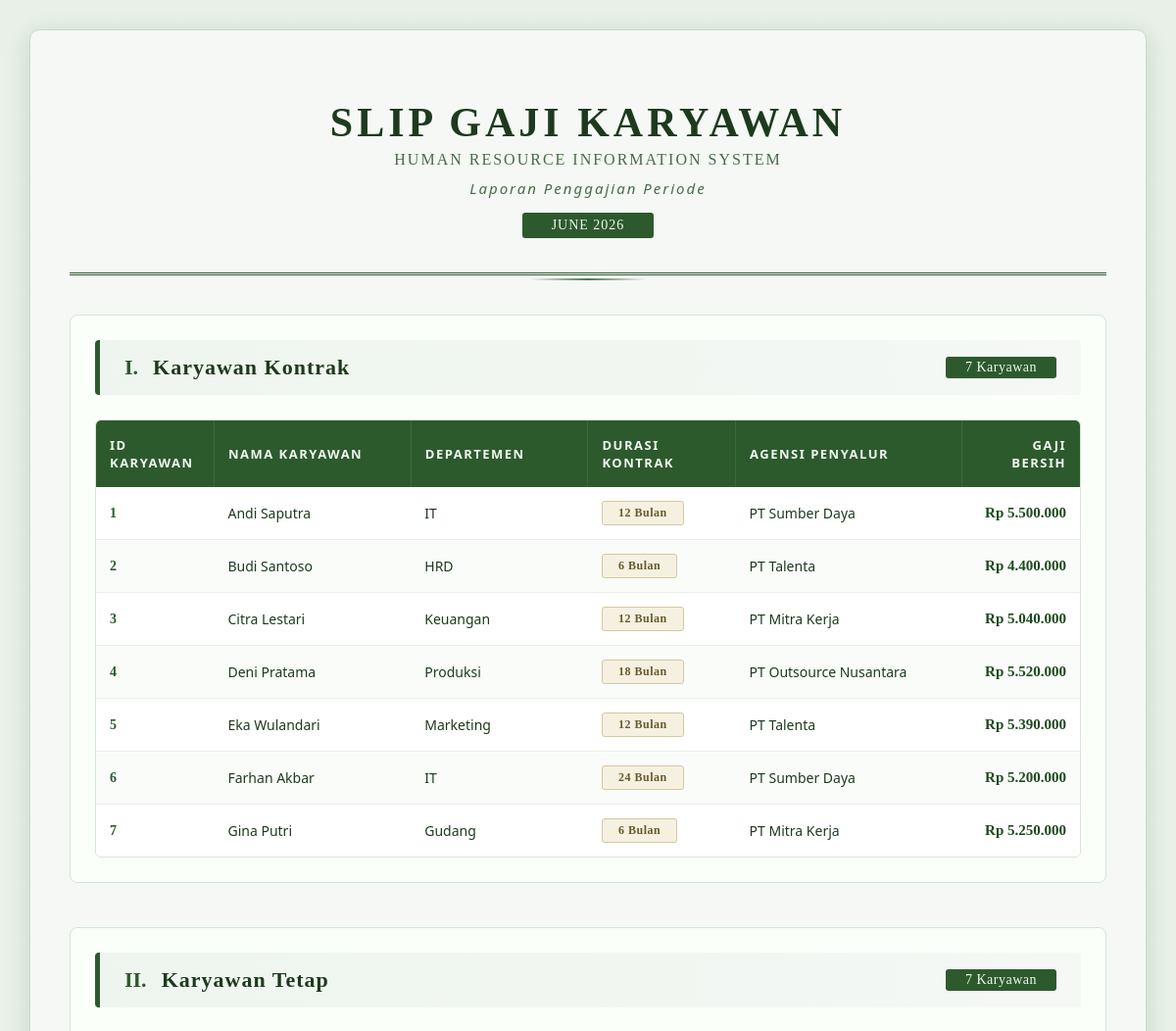
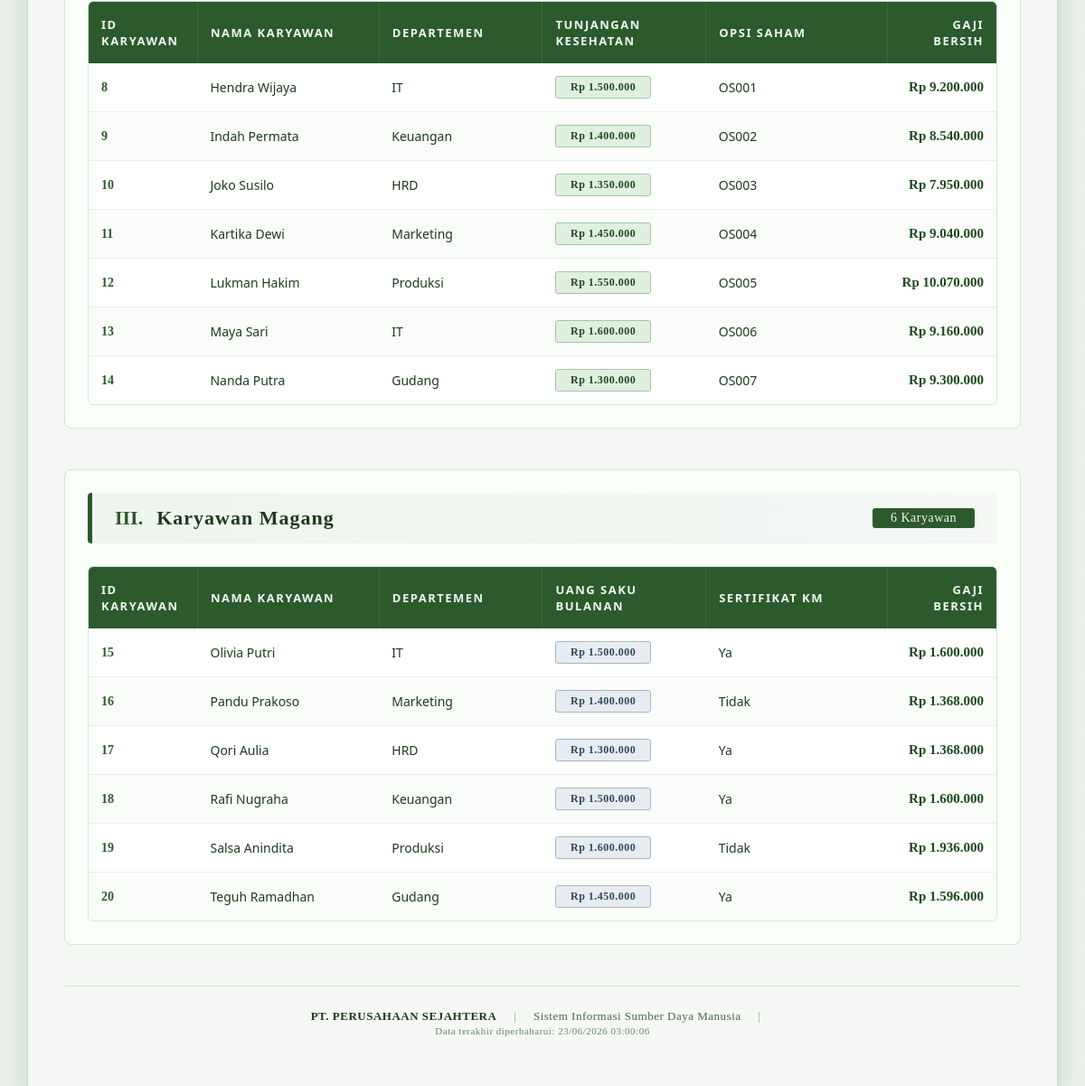
The page / on the database its author committed (2 pictures, top to bottom).
### tables this page shows
CREATE TABLE `tabel_karyawan` (
  `id_karyawan` int NOT NULL,
  `nama_karyawan` varchar(100) NOT NULL,
  `departemen` varchar(50) NOT NULL,
  `hari_kerja_masuk` int NOT NULL,
  `gaji_dasar_per_hari` decimal(10,2) NOT NULL,
  `jenis_karyawan` enum('Kontrak','Tetap','Magang') NOT NULL,
  `durasi_kontrak_bulan` int DEFAULT NULL,
  `agensi_penyalur` varchar(100) DEFAULT NULL,
  `tunjangan_kesehatan` decimal(12,2) DEFAULT NULL,
  `opsi_saham_id` varchar(50) DEFAULT NULL,
  `uang_saku_bulanan` decimal(12,2) DEFAULT NULL,
  `sertifikat_kampus_merdeka` varchar(50) DEFAULT NULL
);

### classes/KaryawanKontrak.php (called while the page is built, shortened)
<?php
require_once 'Karyawan.php';
class KaryawanKontrak extends Karyawan
{
    public function getKaryawanKontrak()
    {
        $db = new Koneksi();
        $conn = $db->getConnection();
        return $conn->query(
            "SELECT * FROM tabel_karyawan
             WHERE jenis_karyawan='Kontrak'"
        );
    }
    public function hitungGajiBersih()
    {
        return $this->hariKerjaMasuk * $this->gajiDasarPerHari;
    }
}

### classes/Karyawan.php (called while the page is built, shortened)
<?php
abstract class Karyawan
{
    public function __construct(
        $id_karyawan,
        $nama_karyawan,
        $departemen,
        $hariKerjaMasuk,
        $gajiDasarPerHari
    ) {
        $this->hariKerjaMasuk = $hariKerjaMasuk;
        $this->gajiDasarPerHari = $gajiDasarPerHari;
    }
}
?>

### classes/KaryawanTetap.php (called while the page is built, shortened)
<?php
require_once 'Karyawan.php';
class KaryawanTetap extends Karyawan
{
    protected $tunjanganKesehatan;
    public function __construct(
        $id_karyawan,
        $nama_karyawan,
        $departemen,
        $hariKerjaMasuk,
        $gajiDasarPerHari,
        $tunjanganKesehatan,
        $opsiSahamId
    ) {
        $this->tunjanganKesehatan = $tunjanganKesehatan;
    }
    public function getKaryawanTetap()
    {
        $db = new Koneksi();
        $conn = $db->getConnection();
        $sql = "SELECT *
                FROM tabel_karyawan
                WHERE jenis_karyawan = 'Tetap'";
        return $conn->query($sql);
    }
    public function hitungGajiBersih()
    {
        return ($this->hariKerjaMasuk * $this->gajiDasarPerHari)
                + $this->tunjanganKesehatan;
    }
}
?>

### classes/KaryawanMagang.php (called while the page is built, shortened)
<?php
require_once 'Karyawan.php';
class KaryawanMagang extends Karyawan
{
    public function getKaryawanMagang()
    {
        $db = new Koneksi();
        $conn = $db->getConnection();
        $sql = "SELECT *
                FROM tabel_karyawan
                WHERE jenis_karyawan = 'Magang'";
        return $conn->query($sql);
    }
    public function hitungGajiBersih()
    {
        return ($this->hariKerjaMasuk * $this->gajiDasarPerHari) * 0.80;
    }
}
?>

### index.php (the view, shortened to what this page needs)
<?php
require_once 'classes/Karyawan.php';
require_once 'classes/KaryawanKontrak.php';
require_once 'classes/KaryawanTetap.php';
require_once 'classes/KaryawanMagang.php';
$kontrak = new KaryawanKontrak(0, '', '', 0, 0, 0, '');
$tetap = new KaryawanTetap(0, '', '', 0, 0, 0, '');
$magang = new KaryawanMagang(0, '', '', 0, 0, 0, '');
$dataKontrak = $kontrak->getKaryawanKontrak();
$dataTetap = $tetap->getKaryawanTetap();
$dataMagang = $magang->getKaryawanMagang();
?>
<!DOCTYPE html>
<html lang="id">
<head>
</head>
<body>
    <div class="container">
        <div class="header">
            <div class="logo">
                Slip Gaji Karyawan
                <small>Human Resource Information System</small>
            </div>
            <div class="subtitle">Laporan Penggajian Periode</div>
            <div class="period"><?= strtoupper(date('F Y')); ?></div>
        </div>
        <div class="section">
            <div class="section-title">
                <span class="number">I.</span>
                <h2>Karyawan Kontrak</h2>
                <span class="count">
                    <?= $dataKontrak->num_rows; ?> Karyawan
                </span>
            </div>
            <div class="table-wrapper">
                <table>
                    <thead>
                        <tr>
                            <th style="width: 12%;">ID Karyawan</th>
                            <th style="width: 20%;">Nama Karyawan</th>
                            <th style="width: 18%;">Departemen</th>
                            <th style="width: 15%;">Durasi Kontrak</th>
                            <th style="width: 23%;">Agensi Penyalur</th>
                            <th style="width: 12%; text-align: right;">Gaji Bersih</th>
                        </tr>
                    </thead>
                    <tbody>
                        <?php if ($dataKontrak->num_rows > 0): ?>
                            <?php while($row = $dataKontrak->fetch_assoc()): ?>
                                <?php
                                $obj = new KaryawanKontrak(
                                    $row['id_karyawan'],
                                    $row['nama_karyawan'],
                                    $row['departemen'],
                                    $row['hari_kerja_masuk'],
                                    $row['gaji_dasar_per_hari'],
                                    $row['durasi_kontrak_bulan'],
                                    $row['agensi_penyalur']
                                );
                                ?>
                                <tr>
                                    <td class="id-column"><?= $row['id_karyawan']; ?></td>
                                    <td><?= $row['nama_karyawan']; ?></td>
                                    <td><?= $row['departemen']; ?></td>
                                    <td><span class="badge-status badge-kontrak"><?= $row['durasi_kontrak_bulan']; ?> Bulan</span></td>
                                    <td><?= $row['agensi_penyalur']; ?></td>
                                    <td class="text-right gaji-amount">Rp <?= number_format($obj->hitungGajiBersih(), 0, ',', '.'); ?></td>
                                </tr>
                            <?php endwhile; ?>
                        <?php else: ?>
                            <tr>
                                <td colspan="6" class="empty-state">Belum terdapat data karyawan kontrak</td>
                            </tr>
                        <?php endif; ?>
                    </tbody>
                </table>
            </div>
        </div>
        <div class="section">
            <div class="section-title">
                <span class="number">II.</span>
                <h2>Karyawan Tetap</h2>
                <span class="count">
                    <?= $dataTetap->num_rows; ?> Karyawan
                </span>
            </div>
            <div class="table-wrapper">
                <table>
                    <thead>
                        <tr>
                            <th style="width: 12%;">ID Karyawan</th>
                            <th style="width: 20%;">Nama Karyawan</th>
                            <th style="width: 18%;">Departemen</th>
                            <th style="width: 18%;">Tunjangan Kesehatan</th>
                            <th style="width: 20%;">Opsi Saham</th>
                            <th style="width: 12%; text-align: right;">Gaji Bersih</th>
                        </tr>
                    </thead>
                    <tbody>
                        <?php if ($dataTetap->num_rows > 0): ?>
                            <?php while($row = $dataTetap->fetch_assoc()): ?>
                                <?php
                                $obj = new KaryawanTetap(
                                    $row['id_karyawan'],
                                    $row['nama_karyawan'],
                                    $row['departemen'],
                                    $row['hari_kerja_masuk'],
                                    $row['gaji_dasar_per_hari'],
                                    $row['tunjangan_kesehatan'],
                                    $row['opsi_saham_id']
                                );
                                ?>
                                <tr>
                                    <td class="id-column"><?= $row['id_karyawan']; ?></td>
                                    <td><?= $row['nama_karyawan']; ?></td>
                                    <td><?= $row['departemen']; ?></td>
                                    <td><span class="badge-status badge-tetap">Rp <?= number_format($row['tunjangan_kesehatan'], 0, ',', '.'); ?></span></td>
                                    <td><?= $row['opsi_saham_id']; ?></td>
                                    <td class="text-right gaji-amount">Rp <?= number_format($obj->hitungGajiBersih(), 0, ',', '.'); ?></td>
                                </tr>
                            <?php endwhile; ?>
                        <?php else: ?>
                            <tr>
                                <td colspan="6" class="empty-state">Belum terdapat data karyawan tetap</td>
                            </tr>
                        <?php endif; ?>
                    </tbody>
                </table>
            </div>
        </div>
        <div class="section">
            <div class="section-title">
                <span class="number">III.</span>
                <h2>Karyawan Magang</h2>
                <span class="count">
                    <?= $dataMagang->num_rows; ?> Karyawan
                </span>
            </div>
            <div class="table-wrapper">
                <table>
                    <thead>
                        <tr>
                            <th style="width: 12%;">ID Karyawan</th>
                            <th style="width: 20%;">Nama Karyawan</th>
                            <th style="width: 18%;">Departemen</th>
                            <th style="width: 18%;">Uang Saku Bulanan</th>
                            <th style="width: 20%;">Sertifikat KM</th>
                            <th style="width: 12%; text-align: right;">Gaji Bersih</th>
                        </tr>
                    </thead>
                    <tbody>
                        <?php if ($dataMagang->num_rows > 0): ?>
                            <?php while($row = $dataMagang->fetch_assoc()): ?>
                                <?php
                                $obj = new KaryawanMagang(
                                    $row['id_karyawan'],
                                    $row['nama_karyawan'],
                                    $row['departemen'],
                                    $row['hari_kerja_masuk'],
                                    $row['gaji_dasar_per_hari'],
                                    $row['uang_saku_bulanan'],
                                    $row['sertifikat_kampus_merdeka']
                                );
                                ?>
                                <tr>
                                    <td class="id-column"><?= $row['id_karyawan']; ?></td>
                                    <td><?= $row['nama_karyawan']; ?></td>
                                    <td><?= $row['departemen']; ?></td>
                                    <td><span class="badge-status badge-magang">Rp <?= number_format($row['uang_saku_bulanan'], 0, ',', '.'); ?></span></td>
                                    <td><?= $row['sertifikat_kampus_merdeka']; ?></td>
                                    <td class="text-right gaji-amount">Rp <?= number_format($obj->hitungGajiBersih(), 0, ',', '.'); ?></td>
                                </tr>
                            <?php endwhile; ?>
                        <?php else: ?>
                            <tr>
                                <td colspan="6" class="empty-state">Belum terdapat data karyawan magang</td>
                            </tr>
                        <?php endif; ?>
                    </tbody>
                </table>
            </div>
        </div>
        <div class="footer">
            <span class="company">PT. PERUSAHAAN SEJAHTERA</span>
            <span class="divider">|</span>
            Sistem Informasi Sumber Daya Manusia
            <span class="divider">|</span>
            <br>
            <span style="font-size: 11px; color: #6a8a6a;">
                Data terakhir diperbaharui: <?= date('d/m/Y H:i:s'); ?>
            </span>
        </div>
    </div>
</body>
</html>

### index.php (style rules this page uses)
* { margin: 0; padding: 0; box-sizing: border-box; }
body { font-family: 'Segoe UI', 'Georgia', serif; background: #e8f0e8; min-height: 100vh; padding: 30px; background-image: linear-gradient(rgba(255, 255, 255, 0.05) 1px, transparent 1px), linear-gradient(90deg, rgba(255, 255, 255, 0.05) 1px, transparent 1px); background-size: 60px 60px; }
.container { max-width: 1300px; margin: 0 auto; background: #f5f8f5; border-radius: 10px; padding: 40px; box-shadow: 0 5px 25px rgba(30, 60, 30, 0.15); border: 1px solid #c8dcc8; }
.header { text-align: center; padding: 30px 0 35px; border-bottom: 3px double #2d5a2d; margin-bottom: 40px; position: relative; }
.header::after { content: ''; position: absolute; bottom: -8px; left: 50%; transform: translateX(-50%); width: 120px; height: 2px; background: linear-gradient(to right, transparent, #4a7a4a, transparent); }
.header .logo { font-size: 42px; font-weight: 700; color: #1e3a1e; letter-spacing: 4px; text-transform: uppercase; font-family: 'Georgia', serif; }
.header .logo small { font-size: 16px; font-weight: normal; letter-spacing: 2px; color: #4a6a4a; display: block; margin-top: 5px; }
.header .subtitle { color: #4a6a4a; font-size: 15px; margin-top: 10px; letter-spacing: 2px; font-style: italic; }
.header .period { display: inline-block; background: #2d5a2d; color: #f0f7f0; padding: 5px 30px; font-size: 14px; letter-spacing: 1px; margin-top: 15px; font-family: 'Georgia', serif; border-radius: 3px; }
.section { margin-bottom: 45px; background: #fafffa; border-radius: 8px; padding: 25px; border: 1px solid #d4e6d4; transition: all 0.3s ease; }
.section-title { display: flex; align-items: center; gap: 15px; margin-bottom: 25px; padding: 15px 25px; background: linear-gradient(to right, #eef5ee, #f5f8f5); border-left: 5px solid #2d5a2d; border-radius: 4px; }
.section-title .number { font-size: 22px; font-weight: 700; color: #2d5a2d; font-family: 'Georgia', serif; }
.section-title h2 { color: #1e3a1e; font-size: 22px; font-weight: 600; font-family: 'Georgia', serif; letter-spacing: 1px; }
.section-title .count { margin-left: auto; background: #2d5a2d; color: #f0f7f0; padding: 3px 20px; font-size: 14px; font-family: 'Georgia', serif; letter-spacing: 0.5px; border-radius: 3px; }
.table-wrapper { overflow-x: auto; border-radius: 6px; border: 1px solid #d4e6d4; }
table { width: 100%; border-collapse: collapse; background: white; font-family: 'Segoe UI', 'Georgia', serif; }
thead { background: #2d5a2d; color: #f0f7f0; }
th { padding: 16px 14px; font-size: 13px; text-transform: uppercase; letter-spacing: 1.5px; font-weight: 600; text-align: left; border-right: 1px solid #3a6a3a; }
th:last-child { border-right: none; }
td { padding: 14px 14px; font-size: 14px; border-bottom: 1px solid #e8f0e8; color: #1e3a1e; }
tbody tr { transition: background 0.2s; }
tbody tr:last-child td { border-bottom: none; }
tbody tr:nth-child(even) { background: #fafcfa; }
.badge-status { display: inline-block; padding: 4px 16px; font-size: 12px; letter-spacing: 0.5px; font-family: 'Georgia', serif; border-radius: 3px; font-weight: 600; }
.badge-kontrak { background: #f5f0e0; color: #6a5a2d; border: 1px solid #d4c8a0; }
.badge-tetap { background: #e0f0e0; color: #1e4a1e; border: 1px solid #a0c8a0; }
.badge-magang { background: #e8ecf0; color: #2d4a5a; border: 1px solid #a0b8c8; }
.gaji-amount { font-weight: 700; color: #1e4a1e; font-family: 'Georgia', serif; font-size: 15px; }
.text-right { text-align: right; }
.id-column { font-weight: 600; color: #2d5a2d; font-family: 'Georgia', serif; }
.footer { text-align: center; padding: 25px; color: #4a6a4a; font-size: 13px; border-top: 1px solid #d4e6d4; margin-top: 25px; letter-spacing: 0.5px; font-family: 'Georgia', serif; }
.footer .divider { margin: 0 15px; color: #8aaa8a; }
.footer .company { color: #1e3a1e; font-weight: 600; }

### rows shown on the page
tabel_karyawan: id_karyawan "1", nama_karyawan "Andi Saputra", departemen "IT", durasi_kontrak_bulan "12", agensi_penyalur "PT Sumber Daya", $obj->hitungGajiBersih() "5.500.000"
tabel_karyawan: id_karyawan "2", nama_karyawan "Budi Santoso", departemen "HRD", durasi_kontrak_bulan "6", agensi_penyalur "PT Talenta", $obj->hitungGajiBersih() "4.400.000"
tabel_karyawan: id_karyawan "3", nama_karyawan "Citra Lestari", departemen "Keuangan", durasi_kontrak_bulan "12", agensi_penyalur "PT Mitra Kerja", $obj->hitungGajiBersih() "5.040.000"
tabel_karyawan: id_karyawan "4", nama_karyawan "Deni Pratama", departemen "Produksi", durasi_kontrak_bulan "18", agensi_penyalur "PT Outsource Nusantara", $obj->hitungGajiBersih() "5.520.000"
tabel_karyawan: id_karyawan "5", nama_karyawan "Eka Wulandari", departemen "Marketing", durasi_kontrak_bulan "12", agensi_penyalur "PT Talenta", $obj->hitungGajiBersih() "5.390.000"
tabel_karyawan: id_karyawan "6", nama_karyawan "Farhan Akbar", departemen "IT", durasi_kontrak_bulan "24", agensi_penyalur "PT Sumber Daya", $obj->hitungGajiBersih() "5.200.000"
tabel_karyawan: id_karyawan "7", nama_karyawan "Gina Putri", departemen "Gudang", durasi_kontrak_bulan "6", agensi_penyalur "PT Mitra Kerja", $obj->hitungGajiBersih() "5.250.000"
tabel_karyawan: id_karyawan "8", nama_karyawan "Hendra Wijaya", departemen "IT", tunjangan_kesehatan "1.500.000", opsi_saham "OS001", $obj->hitungGajiBersih() "9.200.000"
tabel_karyawan: id_karyawan "9", nama_karyawan "Indah Permata", departemen "Keuangan", tunjangan_kesehatan "1.400.000", opsi_saham "OS002", $obj->hitungGajiBersih() "8.540.000"
tabel_karyawan: id_karyawan "10", nama_karyawan "Joko Susilo", departemen "HRD", tunjangan_kesehatan "1.350.000", opsi_saham "OS003", $obj->hitungGajiBersih() "7.950.000"
tabel_karyawan: id_karyawan "11", nama_karyawan "Kartika Dewi", departemen "Marketing", tunjangan_kesehatan "1.450.000", opsi_saham "OS004", $obj->hitungGajiBersih() "9.040.000"
tabel_karyawan: id_karyawan "12", nama_karyawan "Lukman Hakim", departemen "Produksi", tunjangan_kesehatan "1.550.000", opsi_saham "OS005", $obj->hitungGajiBersih() "10.070.000"
tabel_karyawan: id_karyawan "13", nama_karyawan "Maya Sari", departemen "IT", tunjangan_kesehatan "1.600.000", opsi_saham "OS006", $obj->hitungGajiBersih() "9.160.000"
tabel_karyawan: id_karyawan "14", nama_karyawan "Nanda Putra", departemen "Gudang", tunjangan_kesehatan "1.300.000", opsi_saham "OS007", $obj->hitungGajiBersih() "9.300.000"
tabel_karyawan: id_karyawan "15", nama_karyawan "Olivia Putri", departemen "IT", uang_saku_bulanan "1.500.000", sertifikat_kampus_merdeka "Ya", $obj->hitungGajiBersih() "1.600.000"
tabel_karyawan: id_karyawan "16", nama_karyawan "Pandu Prakoso", departemen "Marketing", uang_saku_bulanan "1.400.000", sertifikat_kampus_merdeka "Tidak", $obj->hitungGajiBersih() "1.368.000"
tabel_karyawan: id_karyawan "17", nama_karyawan "Qori Aulia", departemen "HRD", uang_saku_bulanan "1.300.000", sertifikat_kampus_merdeka "Ya", $obj->hitungGajiBersih() "1.368.000"
tabel_karyawan: id_karyawan "18", nama_karyawan "Rafi Nugraha", departemen "Keuangan", uang_saku_bulanan "1.500.000", sertifikat_kampus_merdeka "Ya", $obj->hitungGajiBersih() "1.600.000"
tabel_karyawan: id_karyawan "19", nama_karyawan "Salsa Anindita", departemen "Produksi", uang_saku_bulanan "1.600.000", sertifikat_kampus_merdeka "Tidak", $obj->hitungGajiBersih() "1.936.000"
tabel_karyawan: id_karyawan "20", nama_karyawan "Teguh Ramadhan", departemen "Gudang", uang_saku_bulanan "1.450.000", sertifikat_kampus_merdeka "Ya", $obj->hitungGajiBersih() "1.596.000"

### other values the page prints
$dataKontrak->num_rows "7"
$dataTetap->num_rows "7"
$dataMagang->num_rows "6"
